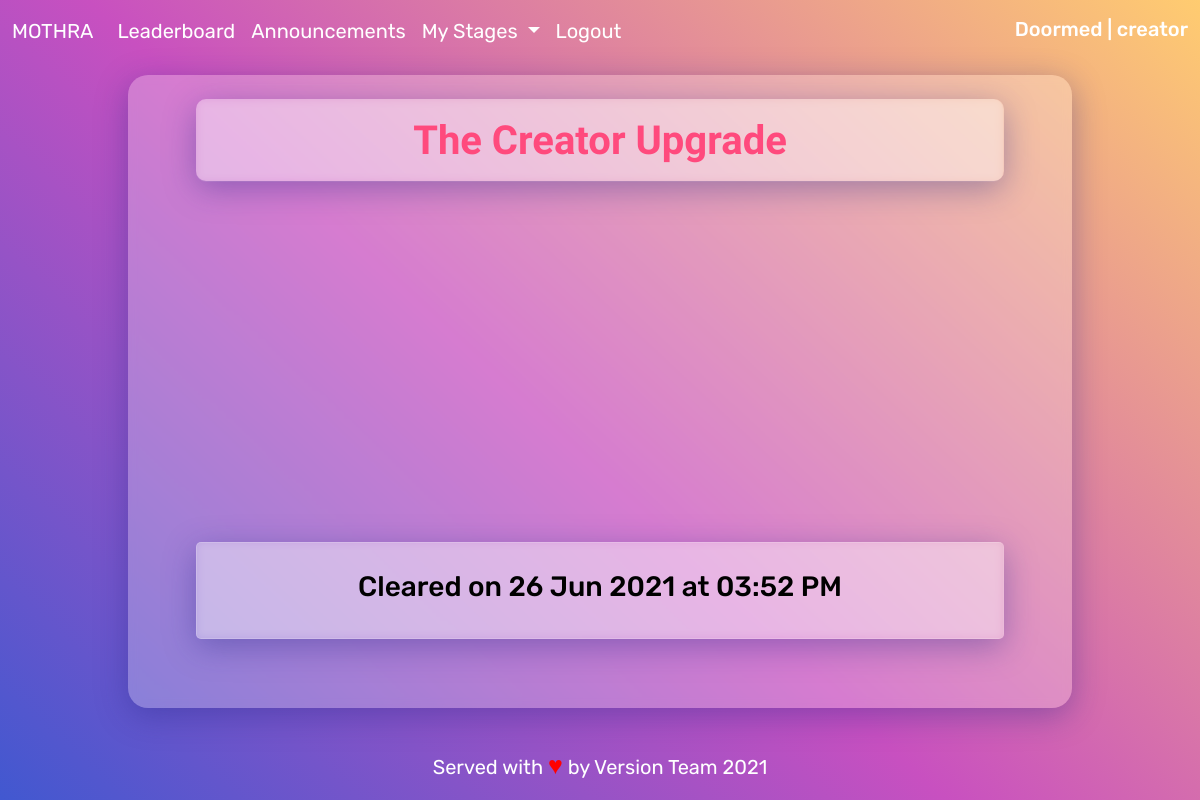
Page /creator (signed in) on the committed database.
### mothra/models.py (models this page shows, shortened)
class User(db.Model, UserMixin):
    id = db.Column(db.Integer, primary_key = True)
    college_id = db.Column(db.String(64), unique=True, index=True)
    teamname = db.Column(db.String(64), unique=True, index=True)
    password_hash = db.Column(db.String(128))
    user_type=db.Column(db.String(128), default='Mothra')
    level = db.Column(db.Integer, default=0)
    upgrade_time = db.Column(db.DateTime)

class Stats(db.Model):
    id = db.Column(db.Integer, primary_key = True)
    uid = db.Column(db.Integer, db.ForeignKey('user.id'), nullable=False)
    level = db.Column(db.Integer, nullable=False)
    uptime = db.Column(db.DateTime, nullable=False)
    user = db.relationship("User", backref="stats", lazy=True)

### mothra/challenges/views.py (the view, shortened to what this page needs)
@challenges.route('/creator', methods=['GET', 'POST'])
@login_required
def creator():
    if current_user.level<6:
        abort(403)
    elif current_user.level>6 and current_user.user_type!="Godzilla":
        stats=Stats.query.filter_by(level=7, uid=current_user.id).first()
        return render_template('challenges/chal_7.html', stats=stats)

### mothra/models.py (called while the page is built)
@login_manager.user_loader
def load_user(user_id):
    return User.query.get(user_id)

### mothra/views.py (called while the page is built)
@app.context_processor
def inject_level():
    def getlev():
        if current_user.is_authenticated:
            lev=classify[current_user.level]
        else:
            lev=''
        return lev
    def clss():
        return classify[1:current_user.level+2]
    def show():
        return classify
    return dict(getlev=getlev, clss=clss, show=show, time=datetime.now(), start=start, end=end)

### mothra/templates/challenges/chal_7.html (shortened to what this page needs)
{% extends "base.html" %}
{% block head %}
<link rel="stylesheet" href="{{ url_for('static', filename='css/stages.css') }}">
{% endblock %}
{% block content %}
<div class="contain text-center">
  <div class="page-heading">
    <h1 class="head-text">The Creator Upgrade</h1>
  </div>
<div class="user-forms" style="margin-top:5%;">
{% if current_user.level==6 or current_user.user_type=="Godzilla" %}
    <form method="POST">
      {{ form.hidden_tag() }}
      <div class="row mb-3">
        {{ form.ans.label(class="col-sm-1 col-form-label") }}
        <div class="col-sm-10">
          {{form.ans(class='form-control col-sm-10')  }}
        </div>
      </div>
      <div class="form-group text-center">
          {{ form.submit(class="btn btn-outline-success") }}
      </div>
    </form>
{% else %}
    <div class="text-center">
      <h3>Cleared on {{ stats.uptime.strftime("%d %b %Y at %I:%M %p") }}</h3>
    </div>
{% endif %}
</div>
</div>
{% endblock %}

### mothra/templates/base.html (shortened to what this page needs)
<!DOCTYPE html>
<html lang="en" dir="ltr">
  <head>
    {% block head %}{% endblock %}
    <link href="https://cdn.jsdelivr.net/npm/bootstrap@5.0.1/dist/css/bootstrap.min.css" rel="stylesheet">
    <link rel="stylesheet" href="{{ url_for('static', filename='css/style.css') }}">
  </head>
  <body class="">
    <nav class="navbar navbar-expand-lg navbar-dark sticky-top nav-trans">
      <div class="container-fluid">
        <a class="navbar-brand" href="{{ url_for('index') }}">MOTHRA</a>
        <div class="collapse navbar-collapse" id="navbarTogglerDemo02">
          <ul class="navbar-nav me-auto mb-2 mb-lg-0">
            <li class="nav-item">
              <a class="nav-link active" aria-current="page" href="{{ url_for('leaderboard') }}">Leaderboard</a>
            </li>
            <li class="nav-item">
              <a class="nav-link active" aria-current="page" href="{{ url_for('announcements') }}">Announcements</a>
            </li>
            {% if current_user.is_authenticated %}
            <li class="nav-item dropdown">
              <a class="nav-link dropdown-toggle text-white" href="#" id="navbarScrollingDropdown" role="button" data-bs-toggle="dropdown" aria-expanded="false">
                My Stages
              </a>
            </li>
            <li class="nav-item">
              <a class="nav-link active" aria-current="page" href="{{ url_for('logout') }}">Logout</a>
            </li>
            {% else %}
            <li class="nav-item">
              <a class="nav-link active" aria-current="page" href="{{ url_for('login') }}">Login</a>
            </li>
            {% endif %}
          </ul>
          <div class="d-flex text-white">
            <h5>{{ current_user.teamname }} | {{ getlev() }}</h5>
          </div>
        </div>
      </div>
    </nav>
    <div class="content text-white">
    {% block content %}
    {% endblock %}
    </div>
    <footer class="footer text-center">
        <span class="text-white ">Served with <span style="font-size:125%;color:red;">&hearts;</span> by Version Team 2021</p></span>
    </footer>
  </body>
</html>

### mothra/static/css/stages.css (style rules this page uses)
body { background-repeat: no-repeat; background-attachment: fixed; background-size: cover; }
.contain { background: rgba( 255, 255, 255, 0.25 ) !important; box-shadow: 0 8px 32px 0 rgba( 31, 38, 135, 0.37 ) !important; backdrop-filter: blur( 4px ) !important; -webkit-backdrop-filter: blur( 4px ) !important; border-radius: 20px; background-repeat: no-repeat; background-size: 100%; background-size: cover; padding: 2%; margin: 0 10% 0 10%; }
.user-forms { background: rgba( 255, 255, 255, 0.25 ) !important; box-shadow: 0 8px 32px 0 rgba( 31, 38, 135, 0.37 ) !important; backdrop-filter: blur( 4px ) !important; -webkit-backdrop-filter: blur( 4px ) !important; border-radius: 5px !important; border: 1px solid rgba( 255, 255, 255, 0.18 ) !important; color: black !important; }
.page-heading { background: rgba( 255, 255, 255, 0.25 ) !important; box-shadow: 0 8px 32px 0 rgba( 31, 38, 135, 0.37 ) !important; backdrop-filter: blur( 4px ) !important; -webkit-backdrop-filter: blur( 4px ) !important; }

### mothra/static/css/style.css (style rules this page uses)
html, body { height: 100%; -webkit-font-smoothing: antialiased; -moz-osx-font-smoothing: grayscale; }
body { display: flex; flex-direction: column; font-family: "Rubik", sans-serif; font-size:20px; }
.content { flex: 1 0 auto; padding: 10px; }
.footer { flex-shrink: 0; padding: 0px; }
.nav-trans a { color: rgb(255,255,255); border-bottom-style: ridge; border-bottom-color: rgb(255,255,255,0); }
.user-forms { background-color: rgba(000, 000, 000, 0.7); -webkit-backdrop-filter: blur( 4.0px ); backdrop-filter: blur( 4.0px ); border-width: 1px; border-radius: 5px; padding: 3%; margin: 5%; box-shadow: 0 48px 48px -32px rgb(23 16 159 / 20%), 0 96px 96px -64px rgb(23 16 159 / 40%); }
.page-heading { margin-bottom: 1%; color: rgb(255, 74, 125); background-color: rgba(000, 000, 000, .8); backdrop-filter: blur(1px); border-radius: 10px; box-shadow: 5px 5px 5px 3px rgba(255,255,255,0.1); padding: 2% 1% 1% 1%; font-weight: bold; margin-left: 5%; margin-right: 5%; font-family: "Comfortaa", sans-serif; }
.head-text { font-weight: bold; }

### mothra/templates/challenges/chal_7.html (style rules this page uses)
body { background-color: #4158D0; background-image: linear-gradient(43deg, #4158D0 0%, #C850C0 46%, #FFCC70 100%); }

### rows in the picture
User: teamname "Doormed", level "creator"
Stats: uptime "26 Jun 2021 at 03:52 PM"
